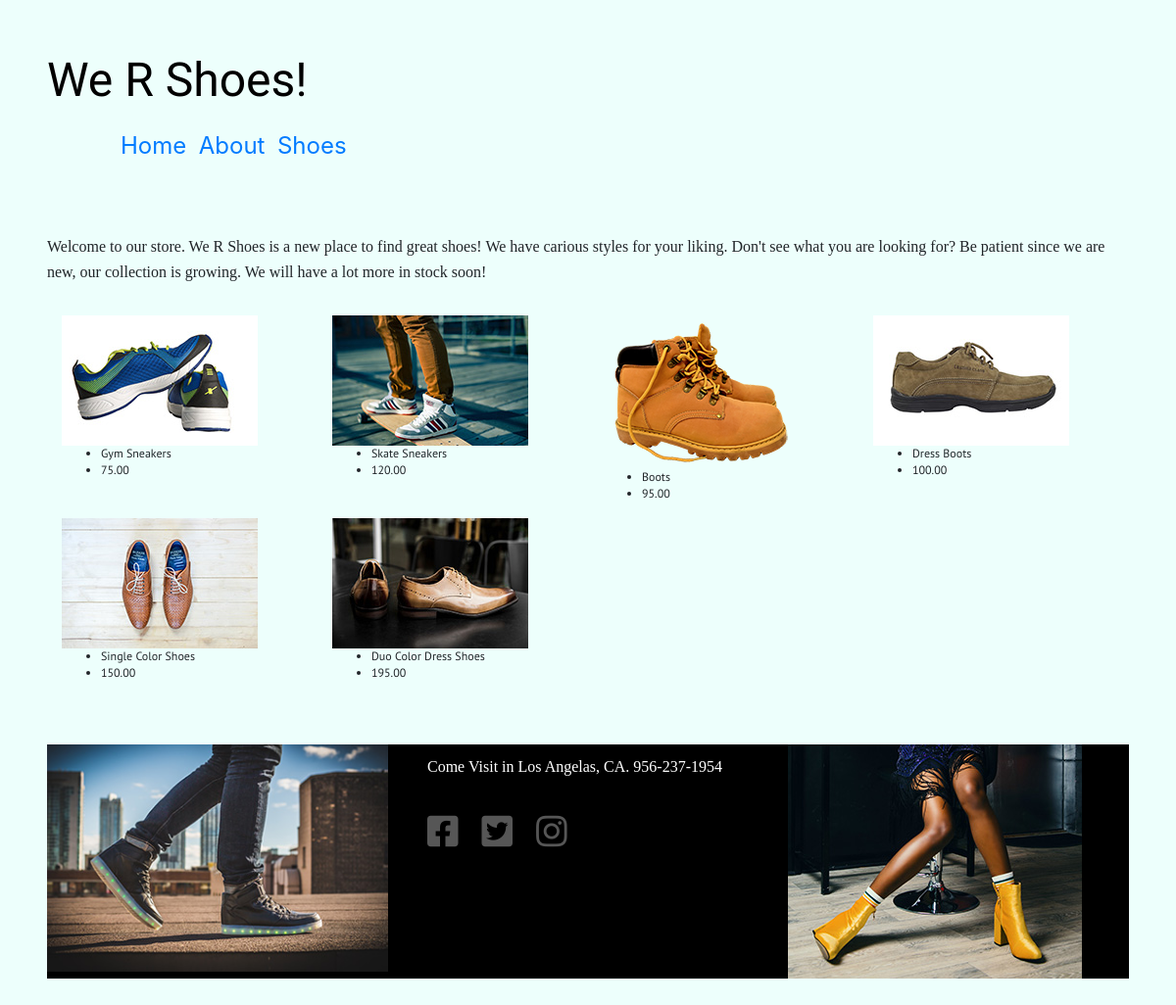
Screenshot of /index.php?prod-id=mens with the database file from the repository.
### tables this page shows
CREATE TABLE IF NOT EXISTS `products` (
  `products_id` int(4) UNSIGNED NOT NULL AUTO_INCREMENT,
  `prod_image` varchar(200) NOT NULL,
  `prod_code` varchar(50) NOT NULL,
  `prod_name` varchar(100) NOT NULL,
  `prod_price` decimal(5,2) NOT NULL,
  PRIMARY KEY (`products_id`)
);

### web-service/brain.php (the view)
<?php
function getProducts($productType = NULL) {
    global $pdo;
    if(!isset($productType)) {
        $q = "SELECT * FROM products";
        $prepared = $pdo->prepare($q);
    } else {
        $q = "SELECT *
        FROM `products`
        WHERE `prod_code` = ?";
        $prepared = $pdo->prepare($q);
        $prepared->bindParam(1, $productType);
    }
    $success = $prepared->execute();
    if($success) {
        $data = $prepared->fetchAll(PDO::FETCH_ASSOC);
        return $data;
    } else{
        echo 'try again';
    }
}
function printHTML() {
    $markUp = "";
    if(isset($_GET["prod-id"])) {
        $collectedShoes = getProducts($_GET["prod-id"]);
    } else {
        $collectedShoes = getProducts();
    }
    foreach($collectedShoes as $value){
        $markUp .= "<div class='col col-12 col-sm-12 col-md-6 col-lg-3 product'>
                      <figure>
                        <img src='{$value['prod_image']}' alt='{$value['prod_name']}' >
                        <figcaption>
                            <ul>
                                <li>{$value['prod_name']}</li>
                                <li>{$value['prod_price']}</li>
                            </ul>
                        </figcaption>
                      </figure>
                    </div>";
    }
    echo $markUp;
}
?>

### css/style.css (style rules this page uses)
body { background-color: #edfffc; }
figcaption ul li { font-family: 'PT Sans', sans-serif; font-size: 0.75rem; line-height: 1.4; }

### rows the page displays
products: prod_image (picture), prod_name "Gym Sneakers", prod_price "75.00"
products: prod_image (picture), prod_name "Skate Sneakers", prod_price "120.00"
products: prod_image (picture), prod_name "Boots", prod_price "95.00"
products: prod_image (picture), prod_name "Dress Boots", prod_price "100.00"
products: prod_image (picture), prod_name "Single Color Shoes", prod_price "150.00"
products: prod_image (picture), prod_name "Duo Color Dress Shoes", prod_price "195.00"
